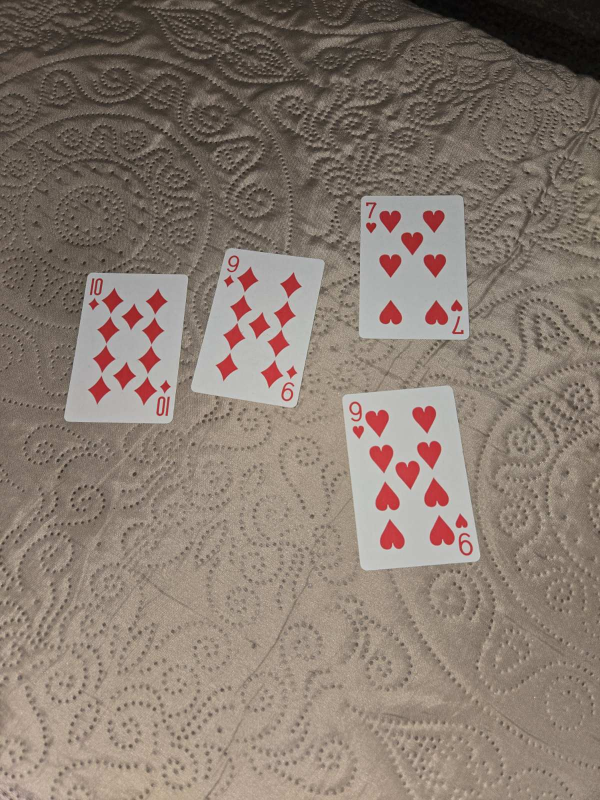
#> input picture test.jpg, 1200 x 1600 px, given as the content of the folder _debug_indices, which was not available (shown at 1/2 size)
$ python extract_crops_and_predict.py
#> lines starting #> are read from the running program, lines starting #| are printed output that depends on the picture; after the words box and inside, x2 and y2 are one past the last pixel; in counts of white or black regions, pixels touching at a corner belong together; pictures that were not available may be replaced by others from this repository, and a replacement may not be noted
import cv2
import numpy as np
from pathlib import Path

# Патеките
input_dir = Path("_debug_indices")
output_dir = Path("crops")
output_dir.mkdir(exist_ok=True)

# Препорачани параметри
roi_w, roi_h = 0.18, 0.312
split_y_ratio = 0.568

# Рангирани темплејти (sintetički)
def synth_rank_templates(font_scale=1.0, thickness=2):
#> called with font_scale = 1, thickness = 2
    chars = ["A","2","3","4","5","6","7","8","9","10","J","Q","K"]
    out = {}
    for ch in chars:
        canvas = np.zeros((120, 70), np.uint8)  # FINAL TEMPLATE SIZE
        (tw, th), _ = cv2.getTextSize(ch, cv2.FONT_HERSHEY_SIMPLEX, font_scale, thickness)
        x = max(1, (canvas.shape[1] - tw) // 2)
        y = max(th + 2, int(0.6 * canvas.shape[0]))
        cv2.putText(canvas, ch, (x, y), cv2.FONT_HERSHEY_SIMPLEX, font_scale, 255, thickness, cv2.LINE_AA)
        out[ch] = canvas
    return out

def make_diamond(w=70, h=70):
#> called with w = 70, h = 70
    img = np.zeros((h, w), np.uint8)
    pts = np.array([[int(w*0.50), int(h*0.05)], [int(w*0.92), int(h*0.50)],
                    [int(w*0.50), int(h*0.95)], [int(w*0.08), int(h*0.50)]], np.int32)
    cv2.fillConvexPoly(img, pts, 255)
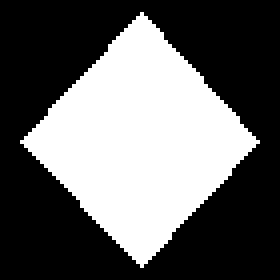
#> img: shape (70, 70) (shown 4 times larger); 39.3% white; 1 white region, box (x1, y1, x2, y2) and area: (5, 3, 65, 67) 1924
    return img

def tm_score(img_bin, tpl_bin):
    res = cv2.matchTemplate(img_bin, tpl_bin, cv2.TM_CCOEFF_NORMED)
    return float(res.max()) if res.size else -1.0

def binarize(gray):
    blur = cv2.GaussianBlur(gray, (3, 3), 0)
    _, threshed = cv2.threshold(blur, 0, 255, cv2.THRESH_BINARY_INV + cv2.THRESH_OTSU)
    return threshed

# Темплејти
rank_templates = synth_rank_templates()
diamond_template = make_diamond()

# Процесирање
for file in sorted(input_dir.glob("*.jpg")):
    img = cv2.imread(str(file))
#> img is the input picture: shape (1600, 1200, 3); mean B, G, R 112.2, 122.8, 136.5
    gray = cv2.cvtColor(img, cv2.COLOR_BGR2GRAY)

    H, W = gray.shape[:2]
#> H = 1600; W = 1200
    roi = gray[0:int(H * roi_h), 0:int(W * roi_w)]
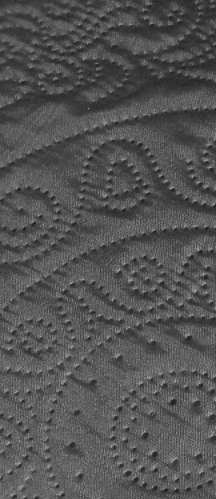
#> roi: shape (499, 216); min 13, max 168, mean 83
    split_y = int(roi.shape[0] * split_y_ratio)
#> split_y = 283

    rank = roi[:split_y, :]
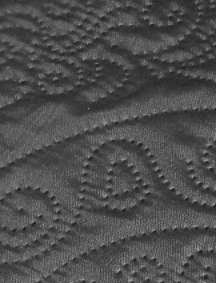
#> rank: shape (283, 216); min 13, max 164, mean 77.1
    suit = roi[split_y:, :]
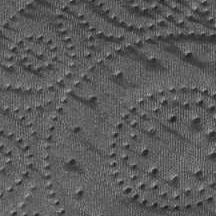
#> suit: shape (216, 216); min 23, max 168, mean 90.7

    rank_bin = binarize(rank)
#> in binarize, `_, threshed = cv2.threshold(blur, 0, 255, cv2.THRESH_BINARY_INV + cv2...`: threshed: shape (283, 216); 47.8% white; 86 white regions (50 under 20 px), largest, box (x1, y1, x2, y2) and area: (0, 0, 216, 125) 15650, (67, 139, 216, 220) 4007, (0, 108, 216, 181) 3837
    suit_bin = binarize(suit)
#> in binarize (call 2), `_, threshed = cv2.threshold(blur, 0, 255, cv2.THRESH_BINARY_INV + cv2...`:
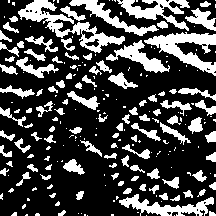
#> threshed: shape (216, 216); 28% white; 223 white regions (122 under 20 px), largest, box (x1, y1, x2, y2) and area: (18, 0, 125, 53) 1410, (144, 32, 216, 76) 1252, (117, 0, 190, 31) 863

    # Resize на фиксна димензија
    rank_bin_resized = cv2.resize(rank_bin, (70, 120), interpolation=cv2.INTER_AREA)
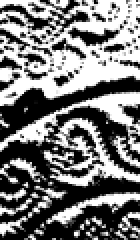
#> rank_bin_resized: shape (120, 70) (shown 2 times larger); min 0, max 255, mean 121.8
    suit_bin_resized = cv2.resize(suit_bin, (70, 70), interpolation=cv2.INTER_AREA)
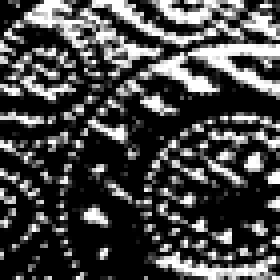
#> suit_bin_resized: shape (70, 70) (shown 4 times larger); min 0, max 255, mean 71.4

    # Класификација
    best_rank, best_rank_score = "?", -1
    for name, tpl in rank_templates.items():
        score = tm_score(rank_bin_resized, tpl)
        if score > best_rank_score:
            best_rank, best_rank_score = name, score
#> this loop made 13 passes
#> (res in tm_score, score, best_rank, best_rank_score) on passes 1 to 2: ([-0.037], -0.037, 'A', -0.037), ([-0.00107], -0.00107, '2', -0.00107)
#> (res in tm_score, score) on passes 3 to 8: ([-0.0193], -0.0193), ([-0.0382], -0.0382), ([-0.0291], -0.0291), ([-0.0132], -0.0132), ([-0.0231], -0.0231), ([-0.0449], -0.0449)
#> after the loop, best_rank_score = -0.00107

    suit_score = tm_score(suit_bin_resized, diamond_template)
#> suit_score = -0.0993
    suit_name = "diamonds" if suit_score > 0.5 else "unknown"
#> suit_name = 'unknown'

    # Зачувување
    name_base = file.stem
    cv2.imwrite(str(output_dir / f"{name_base}_rank.png"), rank_bin_resized)
    cv2.imwrite(str(output_dir / f"{name_base}_suit.png"), suit_bin_resized)

    # print(f"{file.name}: Predicted -> {best_rank} {suit_name} (scores: {best_rank_score:.2f}, {suit_score:.2f})")
